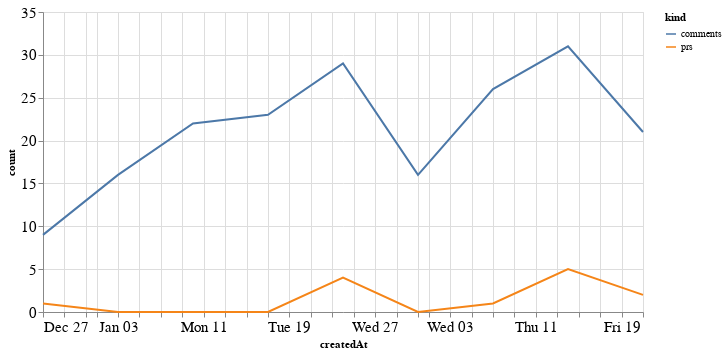

Notebook code for this chart:
### Code cell
alt.Chart(total_time, width=600).mark_line().encode(
    x='createdAt',
    y='count',
    color='kind'
)

### Figure 1 — Vega-Lite specification as saved in the notebook (floating-point values rounded to 4 significant figures)
{"config": {"axisLeft": {"labelFontSize": 15}, "axisBottom": {"labelFontSize": 15}}, "data": {"name": "data-42c94e11953284b33ac1b6b636c9690a"}, "mark": "line", "encoding": {"color": {"type": "nominal", "field": "kind"}, "x": {"type": "temporal", "field": "createdAt"}, "y": {"type": "quantitative", "field": "count"}}, "width": 600, "$schema": "https://vega.github.io/schema/vega-lite/v4.8.1.json", "datasets": {"data-42c94e11953284b33ac1b6b636c9690a": [{"createdAt": "2020-12-27T00:00:00", "kind": "prs", "count": 1}, {"createdAt": "2021-01-03T00:00:00", "kind": "prs", "count": 0}, {"createdAt": "2021-01-10T00:00:00", "kind": "prs", "count": 0}, {"createdAt": "2021-01-17T00:00:00", "kind": "prs", "count": 0}, {"createdAt": "2021-01-24T00:00:00", "kind": "prs", "count": 4}, {"createdAt": "2021-01-31T00:00:00", "kind": "prs", "count": 0}, {"createdAt": "2021-02-07T00:00:00", "kind": "prs", "count": 1}, {"createdAt": "2021-02-14T00:00:00", "kind": "prs", "count": 5}, {"createdAt": "2021-02-21T00:00:00", "kind": "prs", "count": 2}, {"createdAt": "2020-12-27T00:00:00", "kind": "comments", "count": 9}, {"createdAt": "2021-01-03T00:00:00", "kind": "comments", "count": 16}, {"createdAt": "2021-01-10T00:00:00", "kind": "comments", "count": 22}, {"createdAt": "2021-01-17T00:00:00", "kind": "comments", "count": 23}, {"createdAt": "2021-01-24T00:00:00", "kind": "comments", "count": 29}, {"createdAt": "2021-01-31T00:00:00", "kind": "comments", "count": 16}, {"createdAt": "2021-02-07T00:00:00", "kind": "comments", "count": 26}, {"createdAt": "2021-02-14T00:00:00", "kind": "comments", "count": 31}, {"createdAt": "2021-02-21T00:00:00", "kind": "comments", "count": 21}]}}
